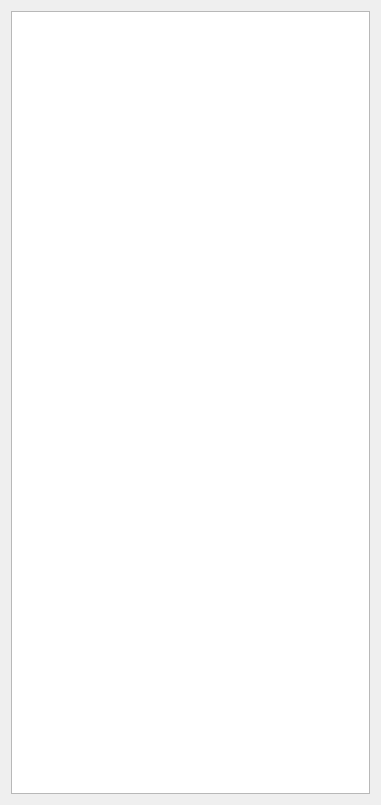
<?xml version="1.0" encoding="UTF-8"?>
<ui version="4.0">
 <class>BatchList</class>
 <widget class="QDialog" name="BatchList">
  <property name="geometry">
   <rect>
    <x>0</x>
    <y>0</y>
    <width>381</width>
    <height>805</height>
   </rect>
  </property>
  <property name="windowTitle">
   <string>Dialog</string>
  </property>
  <layout class="QHBoxLayout" name="horizontalLayout">
   <item>
    <widget class="QListWidget" name="batchListWidget"/>
   </item>
  </layout>
 </widget>
 <resources/>
 <connections/>
</ui>
